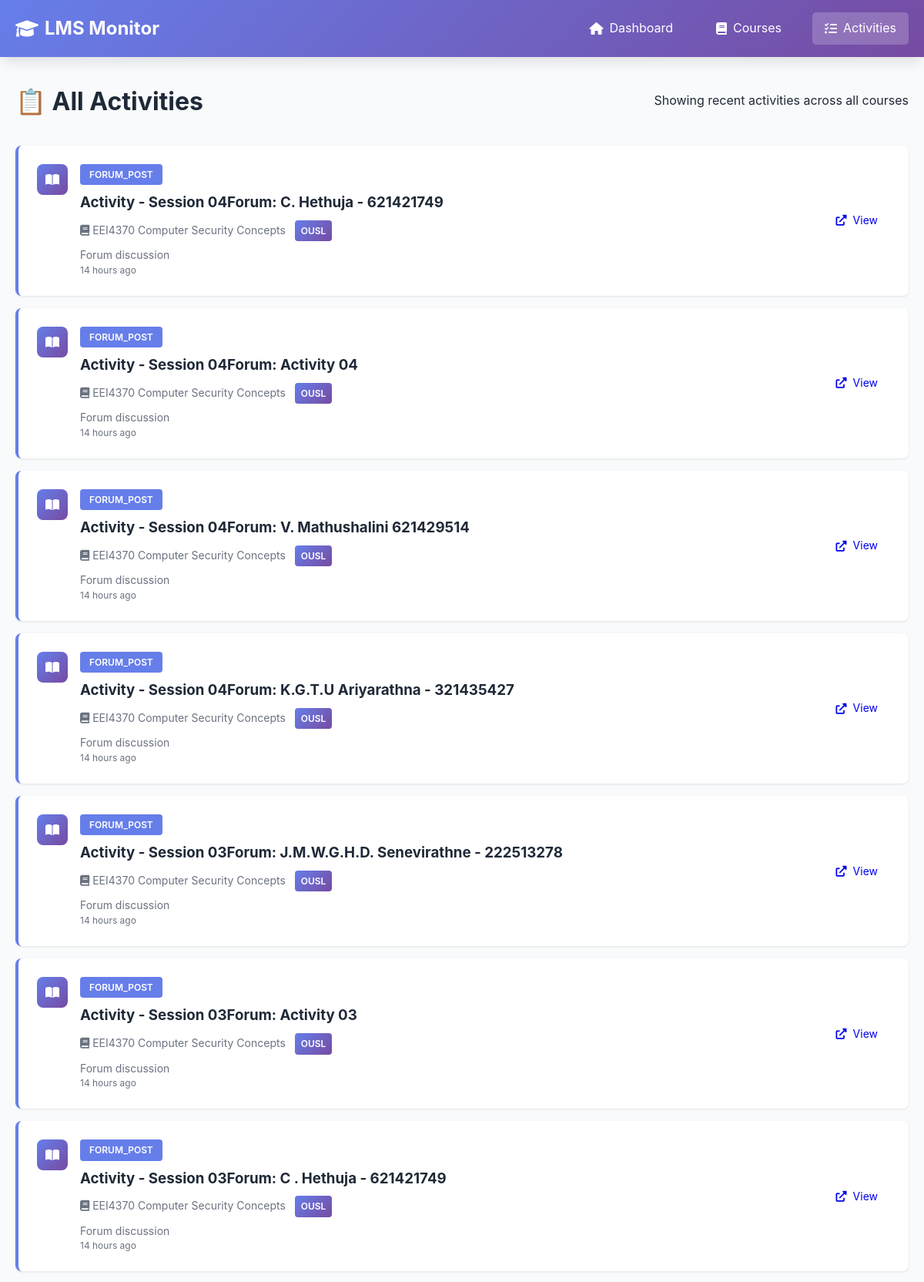
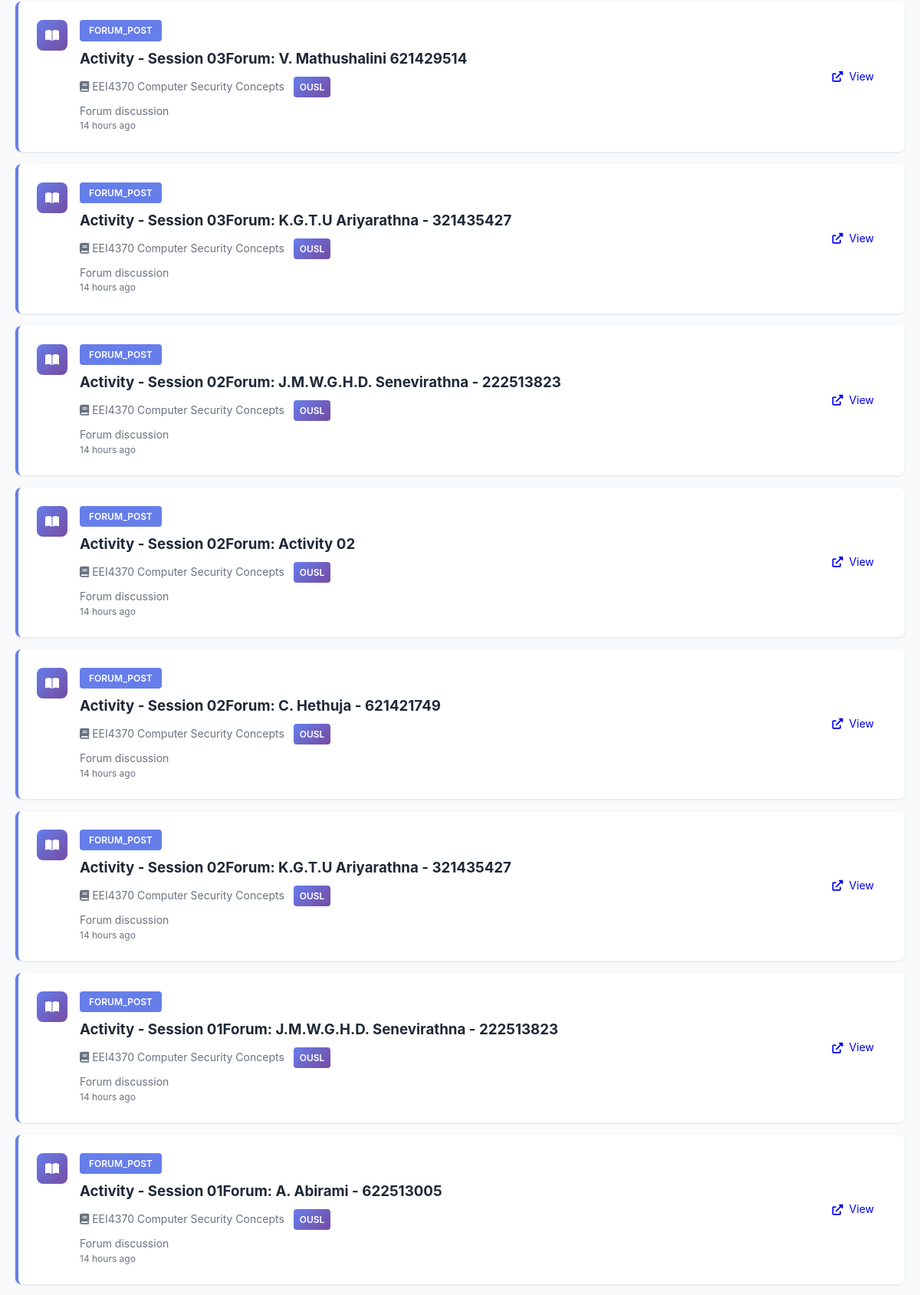
The app's page /activities (upper part) with its own data (2 pictures, top to bottom).
### tables this page shows
CREATE TABLE courses (
                id INTEGER PRIMARY KEY AUTOINCREMENT,
                course_id TEXT UNIQUE NOT NULL,
                lms_name TEXT NOT NULL,
                course_name TEXT NOT NULL,
                course_url TEXT,
                first_seen TIMESTAMP DEFAULT CURRENT_TIMESTAMP,
                last_checked TIMESTAMP DEFAULT CURRENT_TIMESTAMP
            );

### app.py (the view)
@app.route('/activities')
def activities():
    limit = int(request.args.get('limit', 50))
    activities_list = db.get_recent_activities(limit=limit)
    return render_template('activities.html', activities=activities_list)

### database.py (called while the page is built)
    def get_connection(self):
        return sqlite3.connect(self.db_path)

    def get_recent_activities(self, limit: int = 50) -> List[Dict[str, Any]]:
        conn = self.get_connection()
        cursor = conn.cursor()
        cursor.execute("""
            SELECT
                a.activity_id,
                a.activity_type,
                a.title,
                a.description,
                a.url,
                a.deadline,
                a.first_seen,
                a.is_new,
                c.course_name,
                c.lms_name
            FROM activities a
            JOIN courses c ON a.course_id = c.course_id
            ORDER BY a.first_seen DESC
            LIMIT ?
        """, (limit,))
        columns = [desc[0] for desc in cursor.description]
        activities = [dict(zip(columns, row)) for row in cursor.fetchall()]
        conn.close()
        return activities

### templates/activities.html (shortened to what this page needs)
{% extends "base.html" %}  {% block content %}
<div class="page-header">
  <h1>📋 All Activities</h1>
  <p>Showing recent activities across all courses</p>
</div>
{% if activities %}
<div class="activities-list">
  {% for activity in activities %}
  <div class="activity-list-item {% if activity.is_new %}new{% endif %}">
    <div class="activity-icon">
      {% if activity.activity_type == 'assign' %}
      <i class="fas fa-file-alt"></i>
      {% elif activity.activity_type == 'quiz' %}
      <i class="fas fa-question-circle"></i>
      {% elif activity.activity_type == 'resource' %}
      <i class="fas fa-file"></i>
      {% elif activity.activity_type == 'forum' %}
      <i class="fas fa-comments"></i>
      {% else %}
      <i class="fas fa-book-open"></i>
      {% endif %}
    </div>
    <div class="activity-content">
      <div class="activity-header">
        <span class="activity-type">{{ activity.activity_type }}</span>
      </div>
      <h3>{{ activity.title }}</h3>
      <p class="activity-course">
        <i class="fas fa-book"></i> {{ activity.course_name }}
        <span class="lms-badge">{{ activity.lms_name }}</span>
      </p>
       {% if activity.description %}
      <p class="activity-description">
        {{ activity.description[:200] }}
      </p>
      {% endif %}
      <p class="activity-time">{{ activity.first_seen|timeago }}</p>
    </div>
    {% if activity.url %}
    <div class="activity-actions">
      <a href="{{ activity.url }}" target="_blank" class="btn btn-small">
        <i class="fas fa-external-link-alt"></i> View
      </a>
    </div>
    {% endif %}
  </div>
  {% endfor %}
</div>
{% endif %} {% endblock %}

### static/style.css (style rules this page uses)
:root { --primary-color: #667eea; --secondary-color: #764ba2; --accent-color: #f093fb; --success-color: #10b981; --danger-color: #ef4444; --warning-color: #f59e0b; --info-color: #3b82f6; --text-color: #1f2937; --text-light: #6b7280; --bg-color: #f9fafb; --card-bg: #ffffff; --border-color: #e5e7eb; --shadow: 0 1px 3px rgba(0, 0, 0, 0.1); --shadow-lg: 0 10px 15px -3px rgba(0, 0, 0, 0.1); }
* { margin: 0; padding: 0; box-sizing: border-box; }
body { font-family: -apple-system, BlinkMacSystemFont, "Segoe UI", Roboto, "Helvetica Neue", Arial, sans-serif; line-height: 1.6; color: var(--text-color); background-color: var(--bg-color); }
.page-header { display: flex; justify-content: space-between; align-items: center; margin-bottom: 2rem; flex-wrap: wrap; gap: 1rem; }
.page-header h1 { font-size: 2rem; color: var(--text-color); }
.btn { padding: 0.75rem 1.5rem; border: none; border-radius: 5px; cursor: pointer; font-size: 1rem; text-decoration: none; display: inline-flex; align-items: center; gap: 0.5rem; transition: all 0.3s; }
.btn-small { padding: 0.5rem 1rem; font-size: 0.875rem; }
.activity-icon { width: 40px; height: 40px; border-radius: 8px; background: linear-gradient( 135deg, var(--primary-color) 0%, var(--secondary-color) 100% ); color: white; display: flex; align-items: center; justify-content: center; flex-shrink: 0; }
.activity-content { flex: 1; }
.activity-header { display: flex; align-items: center; gap: 0.5rem; margin-bottom: 0.5rem; }
.activity-type { background: var(--primary-color); color: white; padding: 0.25rem 0.75rem; border-radius: 4px; font-size: 0.75rem; text-transform: uppercase; font-weight: 600; }
.activity-content h4, .activity-content h3 { margin-bottom: 0.5rem; color: var(--text-color); }
.activity-course { color: var(--text-light); font-size: 0.875rem; margin-bottom: 0.25rem; }
.activity-time { color: var(--text-light); font-size: 0.75rem; }
.activity-description { color: var(--text-light); font-size: 0.875rem; margin-top: 0.5rem; line-height: 1.4; }
.lms-badge { background: var(--secondary-color); color: white; padding: 0.25rem 0.5rem; border-radius: 3px; font-size: 0.75rem; font-weight: 600; }
.activities-list { display: flex; flex-direction: column; gap: 1rem; }
.activity-list-item { display: flex; gap: 1rem; padding: 1.5rem; background: var(--card-bg); border-radius: 8px; box-shadow: var(--shadow); border-left: 4px solid var(--primary-color); transition: all 0.3s; }
.activity-actions { display: flex; align-items: center; }
.lms-badge { display: inline-block; padding: 0.25rem 0.5rem; background: linear-gradient(135deg, #667eea, #764ba2); color: white; border-radius: 4px; font-size: 0.75rem; font-weight: 600; margin-left: 0.5rem; }

### records on screen
courses: activity_type "FORUM_POST", title "Activity - Session 04Forum: C. Hethuja - 621421749", course_name "EEI4370 Computer Security Concepts", lms_name "OUSL", description "Forum discussion", first_seen "14 hours ago", title "Activity - Session 04Forum: Activity 04", title "Activity - Session 04Forum: V. Mathushalini 621429514", title "Activity - Session 04Forum: K.G.T.U Ariyarathna - 321435427", title "Activity - Session 03Forum: J.M.W.G.H.D. Senevirathne - 222513278", title "Activity - Session 03Forum: Activity 03", title "Activity - Session 03Forum: C . Hethuja - 621421749", title "Activity - Session 03Forum: V. Mathushalini 621429514", title "Activity - Session 03Forum: K.G.T.U Ariyarathna - 321435427", title "Activity - Session 02Forum: J.M.W.G.H.D. Senevirathna - 222513823", title "Activity - Session 02Forum: Activity 02", title "Activity - Session 02Forum: C. Hethuja - 621421749", title "Activity - Session 02Forum: K.G.T.U Ariyarathna - 321435427", title "Activity - Session 01Forum: J.M.W.G.H.D. Senevirathna - 222513823", title "Activity - Session 01Forum: A. Abirami - 622513005"
